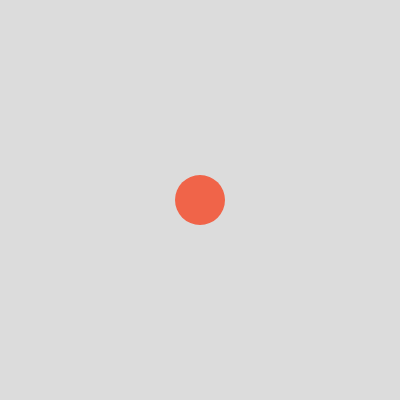
Frame 1 (no input)
Frame 60 (no input): identical to frame 1, image omitted
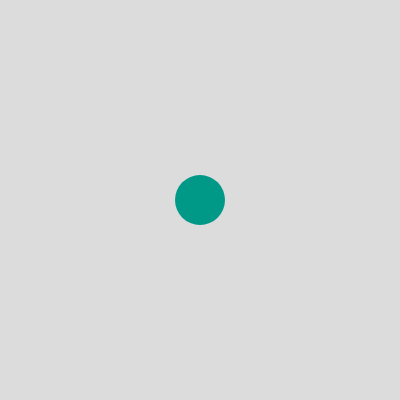
Frame 120 (the mouse pressed at the canvas centre since frame 60)

The p5.js sketch that drew these frames (run headless with seeded random() and noise() and a simulated clock; from frame 60 on, the mouse is pressed at the canvas centre):

// p5.js sketch
// ── sketch.js
// DM2008 — Activity 3a
// (Array Sampler, 25 min)

// 1. Create an array of colors (or other values)
//    You can make more than one array if you'd like
let palette = [" #f06449", "#009988", "#3c78d8", "#ffeb3b", "#E91E63"];

// 2. A variable to track the current index
let currentIndex = 0;
let n = 0

function setup() {
  createCanvas(400, 400);
  noStroke();
}

function draw() {
  background(220);

  // 3. Use the array value at currentIndex
  fill(palette[currentIndex]);
  ellipse(width/2, height/2, (50 + n*2))
}

// 4. Change the index when a key is pressed
//function keyPressed() 
  
function mousePressed() {
  // Advance to the next item
  currentIndex++;
  // Reset to 0 when we reach the end

  if (currentIndex >= palette.length) {
    currentIndex = 0;
  }
  // Log in the console to check
  console.log("Current index:", currentIndex, "→", palette[currentIndex]);
}

function keyPressed() {
  if (key == "1") {
    palette.push("#eeeeee");
  }
  if (key == "2" && n < 400) {
    n++;
  }
}

/* 
TODOs for students:
1. Replace colors with your own data (positions, text, sizes, etc).
2. Try mousePressed() instead of keyPressed().
3. Use push() to add new items, or splice() to remove them, then check how the sketch adapts.
4. Try looping through an array to visualize all the items within it instead of accessing one item at a time.
*/
